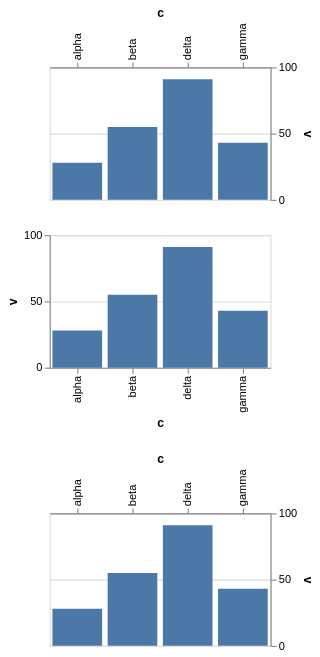

Vega-Lite specification for this chart:
### Vega-Lite specification from a JSON file in a GitHub repository (floating-point values rounded to 4 significant figures)
{"$schema": "https://vega.github.io/schema/vega-lite/v6.json", "description": "The side an axis is drawn on is settled before anything else about it, and it is settled from three places rather than one: `const orient = axis?.orient || config[channel === 'x' ? 'axisX' : 'axisY']?.orient || config.axis?.orient || defaultOrient(channel);` in `parseAxis`. This compiler read only the first of them, so a theme that moves every axis — `config.axis.orient`, which is how a document puts its vertical scales on the right of every chart at once — was read and dropped, and every axis stayed where Vega-Lite's own default put it. The side matters twice over. It is written onto the axis, `orient` being one of `propsToAlwaysIncludeConfig` because Vega has no `config.axis.orient` of its own to apply; and it is what every label on the axis is turned to face, `defaultLabelAlign` and `defaultLabelBaseline` both comparing the angle against the axis's main orientation and flipping the answer where the axis has been moved off it. The first chart shows both: its horizontal axis takes the theme's `top` and its category names, which are turned a quarter turn, are anchored by their left ends rather than their right, because a label hanging above a plot reads the other way round from the same label underneath it. Its vertical axis takes `right` from `config.axisY` and not `top` from `config.axis`, the more specific block being asked first. The second chart must not change: each of its axes states its own `orient`, and a stated side short-circuits the chain before the theme is consulted at all — `axis?.orient` is the first arm — so the axes stay at the bottom and the left and the category names stay anchored by their right ends, beside a theme that asked for neither. The third chart is the same short-circuit read the other way. Its horizontal axis writes `\"orient\": null`, which is what a generated specification says where it has no opinion, and the chain is `||` rather than `??`: a falsy statement is stepped past exactly as a missing one is, so that axis takes the theme's `top` and is anchored like the first chart's rather than kept at the bottom by the fact that it wrote something down.", "data": {"values": [{"c": "alpha", "v": 28}, {"c": "beta", "v": 55}, {"c": "gamma", "v": 43}, {"c": "delta", "v": 91}]}, "config": {"axis": {"orient": "top"}, "axisY": {"orient": "right"}}, "vconcat": [{"width": 200, "height": 120, "mark": "bar", "encoding": {"x": {"field": "c", "type": "nominal"}, "y": {"field": "v", "type": "quantitative"}}}, {"width": 200, "height": 120, "mark": "bar", "encoding": {"x": {"field": "c", "type": "nominal", "axis": {"orient": "bottom"}}, "y": {"field": "v", "type": "quantitative", "axis": {"orient": "left"}}}}, {"width": 200, "height": 120, "mark": "bar", "encoding": {"x": {"field": "c", "type": "nominal", "axis": {"orient": null}}, "y": {"field": "v", "type": "quantitative"}}}]}
